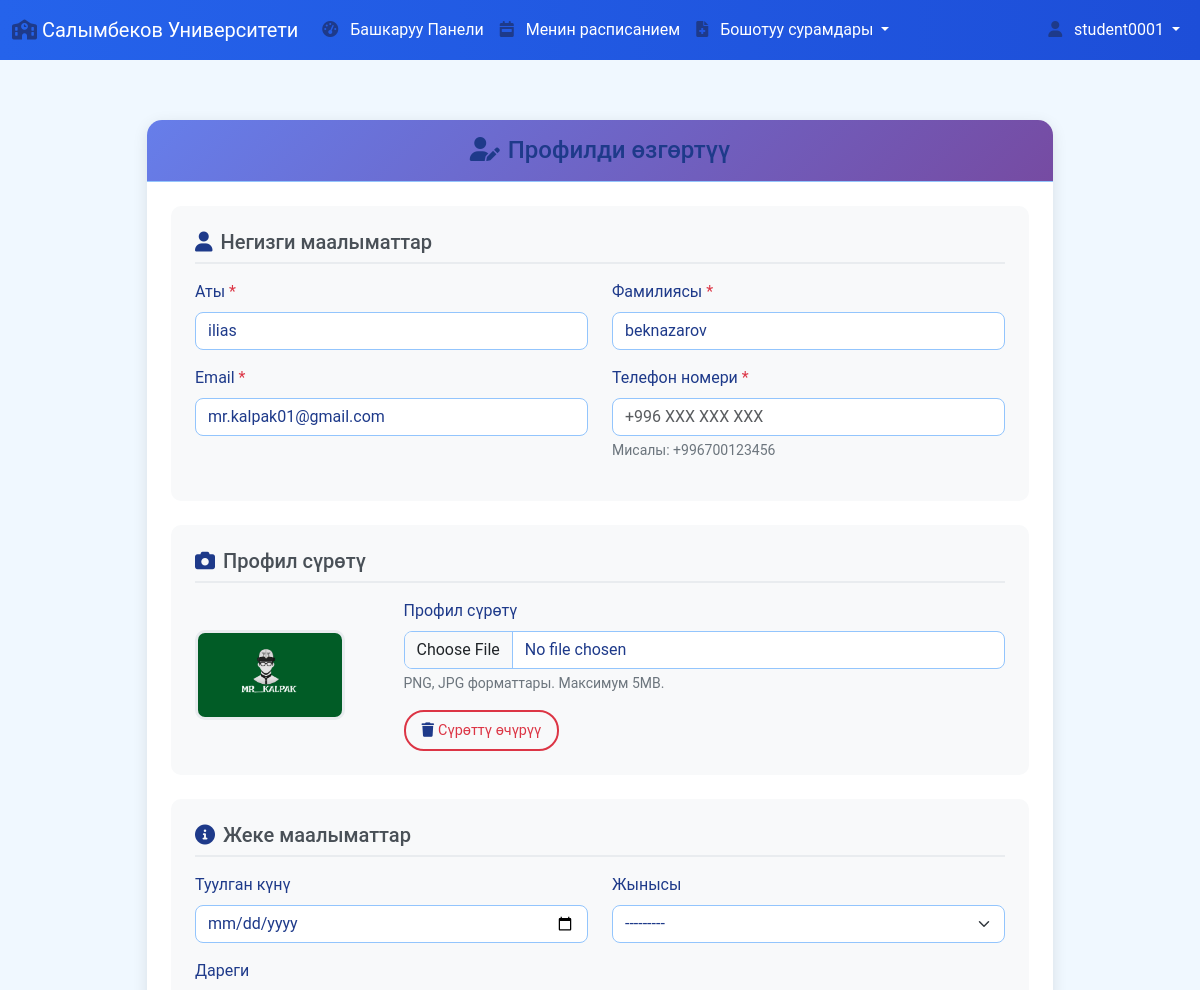
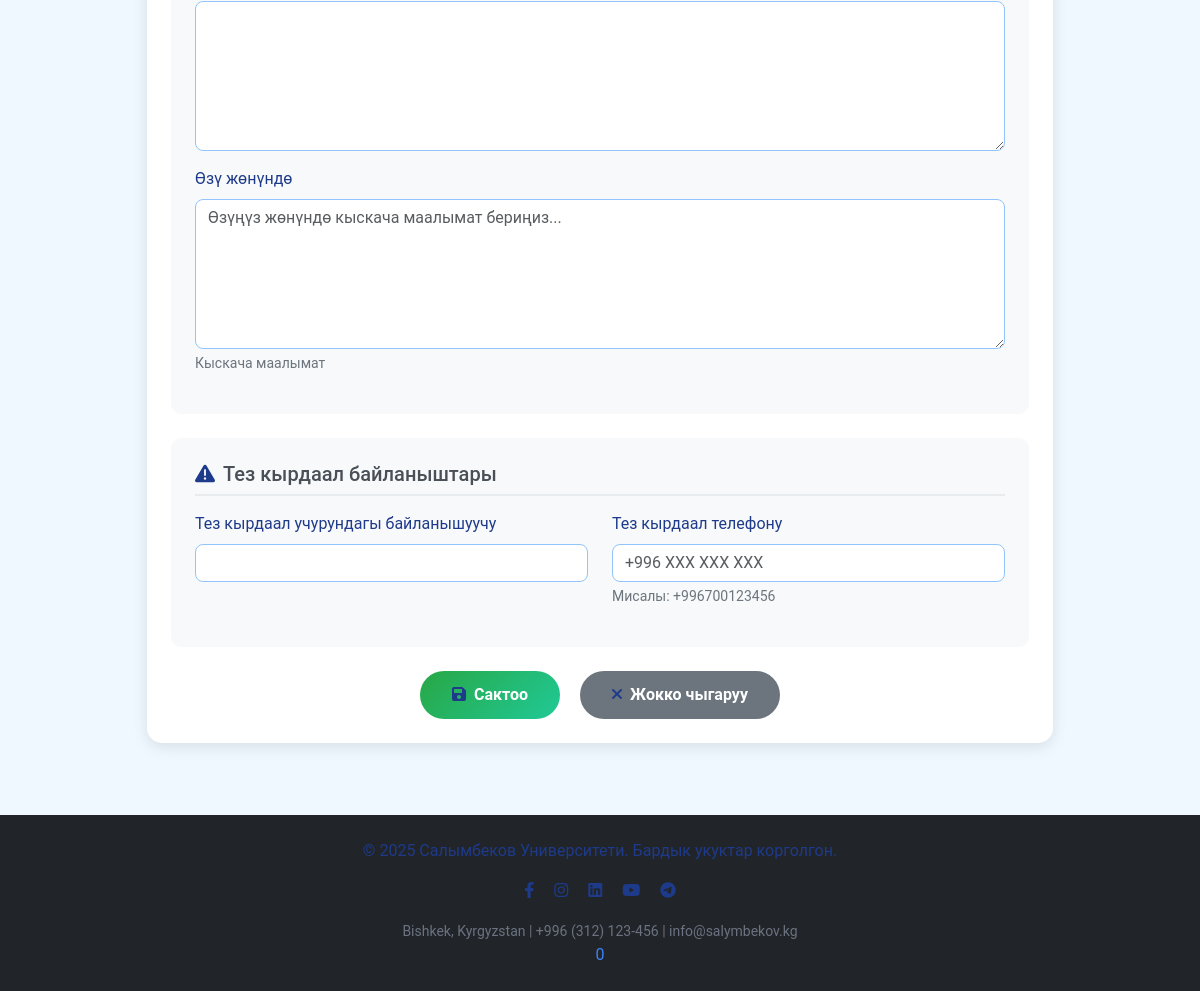
Screenshot of /ky/profile/edit/ (signed in) with the database file from the repository (2 pictures, top to bottom).
### core/models.py (models this page shows, shortened)
class UserProfile(models.Model):
    ROLE_CHOICES = (
        ('ADMIN', 'Админ'),
        ('MANAGER', 'Менеджер'),
        ('TEACHER', 'Мугалим'),
        ('STUDENT', 'Студент'),
        ('PARENT', 'Ата-энелер'),
    )
    GENDER_CHOICES = (
        ('M', 'Эркек'),
        ('F', 'Аял'),
        ('O', 'Башка'),
    )
    user = models.OneToOneField(User, on_delete=models.CASCADE)
    role = models.CharField(max_length=20, choices=ROLE_CHOICES, default='STUDENT')
    students = models.ManyToManyField('Student', blank=True, related_name='student_profiles')
    profile_photo = models.ImageField(upload_to='profile_photos/', blank=True, null=True, verbose_name='Профил сүрөтү')
    phone_number = models.CharField(max_length=20, blank=True, null=True, verbose_name='Телефон номери')
    birth_date = models.DateField(blank=True, null=True, verbose_name='Туулган күнү')
    gender = models.CharField(max_length=1, choices=GENDER_CHOICES, blank=True, null=True, verbose_name='Жынысы')
    address = models.TextField(blank=True, null=True, verbose_name='Дареги')
    bio = models.TextField(blank=True, null=True, verbose_name='Өзү жөнүндө', help_text='Кыскача маалымат')
    emergency_contact_name = models.CharField(max_length=100, blank=True, null=True, verbose_name='Тез кырдаал учурундагы байланышуучу')
    emergency_contact_phone = models.CharField(max_length=20, blank=True, null=True, verbose_name='Тез кырдаал телефону')
    created_at = models.DateTimeField(auto_now_add=True, null=True, blank=True)
    updated_at = models.DateTimeField(auto_now=True, null=True, blank=True)
    is_profile_complete = models.BooleanField(default=False, verbose_name='Профил толтурулганбы')
    class Meta:
        verbose_name = 'Колдонуучу профили'
        verbose_name_plural = 'Колдонуучулардын профилдери'

### core/views.py (the view)
# urls.py: path('profile/edit/', views.profile_edit, name='profile_edit'),
@login_required
def profile_edit(request):
    try:
        profile = request.user.userprofile
    except UserProfile.DoesNotExist:
        profile = UserProfile.objects.create(user=request.user)
    if request.method == 'POST':
        user_form = UserUpdateForm(request.POST, instance=request.user)
        profile_form = UserProfileForm(request.POST, request.FILES, instance=profile)
        if user_form.is_valid() and profile_form.is_valid():
            user_form.save()
            profile_form.save()
            profile.check_profile_completeness()
            messages.success(request, 'Профилиңиз ийгиликтүү жаңыртылды!')
            return redirect('profile_view')
    else:
        user_form = UserUpdateForm(instance=request.user)
        profile_form = UserProfileForm(instance=profile)
    context = {
        'user_form': user_form,
        'profile_form': profile_form,
        'profile': profile,
    }
    return render(request, 'profile/profile_edit.html', context)

### templates/profile/profile_edit.html (shortened to what this page needs)
{% extends 'base.html' %}
{% load static %}
{% block content %}
<div class="container py-4">
    <div class="row justify-content-center">
        <div class="col-lg-10">
            <div class="card edit-card">
                <div class="card-header text-center py-3">
                    <h4 class="mb-0"><i class="fas fa-user-edit me-2"></i>Профилди өзгөртүү</h4>
                </div>
                <div class="card-body p-4">
                    <form method="post" enctype="multipart/form-data" id="profileForm">
                        <div class="form-section">
                            <h5><i class="fas fa-user me-2"></i>Негизги маалыматтар</h5>
                            <div class="row">
                                <div class="col-md-6">
                                    <div class="mb-3">
                                        <label for="{{ user_form.first_name.id_for_label }}" class="form-label">
                                            {{ user_form.first_name.label }} <span class="required-field">*</span>
                                        </label>
                                        {{ user_form.first_name }}
                                    </div>
                                </div>
                                <div class="col-md-6">
                                    <div class="mb-3">
                                        <label for="{{ user_form.last_name.id_for_label }}" class="form-label">
                                            {{ user_form.last_name.label }} <span class="required-field">*</span>
                                        </label>
                                        {{ user_form.last_name }}
                                    </div>
                                </div>
                            </div>
                            <div class="row">
                                <div class="col-md-6">
                                    <div class="mb-3">
                                        <label for="{{ user_form.email.id_for_label }}" class="form-label">
                                            {{ user_form.email.label }} <span class="required-field">*</span>
                                        </label>
                                        {{ user_form.email }}
                                    </div>
                                </div>
                                <div class="col-md-6">
                                    <div class="mb-3">
                                        <label for="{{ profile_form.phone_number.id_for_label }}" class="form-label">
                                            {{ profile_form.phone_number.label }} <span class="required-field">*</span>
                                        </label>
                                        {{ profile_form.phone_number }}
                                        <div class="help-text">Мисалы: +996700123456</div>
                                    </div>
                                </div>
                            </div>
                        </div>
                        <div class="form-section">
                            <h5><i class="fas fa-camera me-2"></i>Профил сүрөтү</h5>
                            <div class="row align-items-center">
                                <div class="col-md-3">
                                    {% if profile.profile_photo %}
                                        <img src="{{ profile.profile_photo.url }}" alt="Current Photo" class="photo-preview" id="photoPreview">
                                    {% else %}
                                        <div class="photo-placeholder" id="photoPlaceholder">
                                            <i class="fas fa-camera"></i>
                                        </div>
                                    {% endif %}
                                </div>
                                <div class="col-md-9">
                                    <div class="mb-3">
                                        <label for="{{ profile_form.profile_photo.id_for_label }}" class="form-label">
                                            {{ profile_form.profile_photo.label }}
                                        </label>
                                        {{ profile_form.profile_photo }}
                                        <div class="help-text">PNG, JPG форматтары. Максимум 5MB.</div>
                                    </div>
                                    {% if profile.profile_photo %}
                                        <button type="button" class="btn btn-danger-outline btn-sm" onclick="deletePhoto()">
                                            <i class="fas fa-trash me-1"></i>Сүрөттү өчүрүү
                                        </button>
                                    {% endif %}
                                </div>
                            </div>
                        </div>
                        <div class="form-section">
                            <h5><i class="fas fa-info-circle me-2"></i>Жеке маалыматтар</h5>
                            <div class="row">
                                <div class="col-md-6">
                                    <div class="mb-3">
                                        <label for="{{ profile_form.birth_date.id_for_label }}" class="form-label">
                                            {{ profile_form.birth_date.label }}
                                        </label>
                                        {{ profile_form.birth_date }}
                                    </div>
                                </div>
                                <div class="col-md-6">
                                    <div class="mb-3">
                                        <label for="{{ profile_form.gender.id_for_label }}" class="form-label">
                                            {{ profile_form.gender.label }}
                                        </label>
                                        {{ profile_form.gender }}
                                    </div>
                                </div>
                            </div>
                            <div class="mb-3">
                                <label for="{{ profile_form.address.id_for_label }}" class="form-label">
                                    {{ profile_form.address.label }}
                                </label>
                                {{ profile_form.address }}
                            </div>
                            <div class="mb-3">
                                <label for="{{ profile_form.bio.id_for_label }}" class="form-label">
                                    {{ profile_form.bio.label }}
                                </label>
                                {{ profile_form.bio }}
                                <div class="help-text">{{ profile_form.bio.help_text }}</div>
                            </div>
                        </div>
                        <div class="form-section">
                            <h5><i class="fas fa-exclamation-triangle me-2"></i>Тез кырдаал байланыштары</h5>
                            <div class="row">
                                <div class="col-md-6">
                                    <div class="mb-3">
                                        <label for="{{ profile_form.emergency_contact_name.id_for_label }}" class="form-label">
                                            {{ profile_form.emergency_contact_name.label }}
                                        </label>
                                        {{ profile_form.emergency_contact_name }}
                                    </div>
                                </div>
                                <div class="col-md-6">
                                    <div class="mb-3">
                                        <label for="{{ profile_form.emergency_contact_phone.id_for_label }}" class="form-label">
                                            {{ profile_form.emergency_contact_phone.label }}
                                        </label>
                                        {{ profile_form.emergency_contact_phone }}
                                        <div class="help-text">Мисалы: +996700123456</div>
                                    </div>
                                </div>
                            </div>
                        </div>
                        <div class="text-center">
                            <button type="submit" class="btn btn-save me-3">
                                <i class="fas fa-save me-2"></i>Сактоо
                            </button>
                            <a href="{% url 'profile_view' %}" class="btn btn-cancel">
                                <i class="fas fa-times me-2"></i>Жокко чыгаруу
                            </a>
                        </div>
                    </form>
                </div>
            </div>
        </div>
    </div>
</div>
{% endblock %}

### templates/base.html (shortened to what this page needs)
{% load static %}
{% load i18n %}
<!DOCTYPE html>
<html lang="{% get_current_language as LANGUAGE_CODE %}{{ LANGUAGE_CODE }}">
<head>
    <link href="https://cdn.jsdelivr.net/npm/bootstrap@5.3.0/dist/css/bootstrap.min.css" rel="stylesheet" />
    <link rel="stylesheet" href="{% static 'css/style.css' %}" />
    <link rel="stylesheet" href="https://cdnjs.cloudflare.com/ajax/libs/font-awesome/6.0.0-beta3/css/all.min.css" />
</head>
<body>
    <nav class="navbar navbar-expand-lg navbar-dark bg-primary fixed-top" style="width: 100%;">
        <div class="container-fluid">
            <a class="navbar-brand" href="{% url 'home' %}">
                <i class="fas fa-school"></i>
                {% get_current_language as LANGUAGE_CODE %}
                {% if LANGUAGE_CODE == 'ky' %}{{ UNIVERSITY_INFO.name_ky }}
                {% elif LANGUAGE_CODE == 'ru' %}{{ UNIVERSITY_INFO.name_ru }}
                {% else %}{{ UNIVERSITY_INFO.name_en }}{% endif %}
            </a>
            <div class="collapse navbar-collapse" id="navbarNav">
                <ul class="navbar-nav me-auto mb-2 mb-lg-0">
                    {% if user.is_authenticated %}
                    <li class="nav-item">
                        <a class="nav-link" href="{% url 'dashboard' %}"><i class="fas fa-tachometer-alt"></i> {% trans "Dashboard" %}</a>
                    </li>
                    {% if user.userprofile.role == 'STUDENT' %}
                    <li class="nav-item">
                        <a class="nav-link" href="{% url 'student_schedule' %}"><i class="fas fa-calendar-week"></i> {% trans "My Schedule" %}</a>
                    </li>
                    {% else %}
                    <li class="nav-item">
                        <a class="nav-link" href="{% url 'universal_schedule' %}"><i class="fas fa-calendar-week"></i> {% trans "Schedule" %}</a>
                    </li>
                    {% endif %}
                    {% if user.userprofile.role == 'STUDENT' %}
                    <li class="nav-item dropdown">
                        <a class="nav-link dropdown-toggle" href="#" id="leaveDropdown" role="button" data-bs-toggle="dropdown" aria-expanded="false">
                            <i class="fas fa-file-medical"></i> {% trans "Leave Requests" %}
                        </a>
                    </li>
                    {% endif %}
                    {% endif %}
                </ul>
                {% if user.is_authenticated %}
                <ul class="navbar-nav ms-auto">
                    <li class="nav-item dropdown">
                        <a class="nav-link dropdown-toggle" href="#" id="userDropdown" role="button" data-bs-toggle="dropdown" aria-expanded="false">
                            <i class="fas fa-user"></i> {{ user.username }}
                        </a>
                    </li>
                </ul>
                {% endif %}
            </div>
        </div>
    </nav>
    <div class="container mt-5 pt-5" style="min-height: 68vh    ;">
        {% block content %}
        {% endblock %}
    </div>
    <footer class="bg-dark text-light text-center py-4 mt-5" style="width: 100%;">
        <div class="container">
            <p>
                {% get_current_language as LANGUAGE_CODE %}
                {% if LANGUAGE_CODE == 'ky' %}{{ FOOTER_CONFIG.copyright_text }}
                {% elif LANGUAGE_CODE == 'ru' %}{{ FOOTER_CONFIG.copyright_text_ru }}
                {% else %}{{ FOOTER_CONFIG.copyright_text_en }}{% endif %}
            </p>
            {% if FOOTER_CONFIG.show_social_links and SOCIAL_MEDIA %}
            <p>
                {% if SOCIAL_MEDIA.facebook %}<a href="{{ SOCIAL_MEDIA.facebook }}" class="text-light me-3" target="_blank"><i class="fab fa-facebook-f"></i></a>{% endif %}
                {% if SOCIAL_MEDIA.instagram %}<a href="{{ SOCIAL_MEDIA.instagram }}" class="text-light me-3" target="_blank"><i class="fab fa-instagram"></i></a>{% endif %}
                {% if SOCIAL_MEDIA.linkedin %}<a href="{{ SOCIAL_MEDIA.linkedin }}" class="text-light me-3" target="_blank"><i class="fab fa-linkedin"></i></a>{% endif %}
                {% if SOCIAL_MEDIA.youtube %}<a href="{{ SOCIAL_MEDIA.youtube }}" class="text-light me-3" target="_blank"><i class="fab fa-youtube"></i></a>{% endif %}
                {% if SOCIAL_MEDIA.telegram %}<a href="{{ SOCIAL_MEDIA.telegram }}" class="text-light" target="_blank"><i class="fab fa-telegram"></i></a>{% endif %}
            </p>
            {% endif %}
            {% if FOOTER_CONFIG.show_contact_info and UNIVERSITY_INFO %}
            <small class="text-muted">
                {{ UNIVERSITY_INFO.address }} | {{ UNIVERSITY_INFO.phone }} | {{ UNIVERSITY_INFO.email }}
            </small>
            {% endif %}
        </div>0
    </footer>
</body>
</html>

### rows the page displays
UserProfile: profile_photo (picture), gender "---------"

### other values shown
{{ UNIVERSITY_INFO.name_ky }} "Салымбеков Университети"
{{ user.username }} "student0001"
{{ user_form.first_name.label }} "Аты"
{{ user_form.last_name.label }} "Фамилиясы"
{{ user_form.email.label }} "Email"
{{ profile_form.phone_number.label }} "Телефон номери"
{{ profile_form.profile_photo.label }} "Профил сүрөтү"
{{ profile_form.birth_date.label }} "Туулган күнү"
{{ profile_form.gender.label }} "Жынысы"
{{ profile_form.address.label }} "Дареги"
{{ profile_form.bio.label }} "Өзү жөнүндө"
{{ profile_form.bio.help_text }} "Кыскача маалымат"
{{ profile_form.emergency_contact_name.label }} "Тез кырдаал учурундагы байланышуучу"
{{ profile_form.emergency_contact_phone.label }} "Тез кырдаал телефону"
{{ FOOTER_CONFIG.copyright_text }} "© 2025 Салымбеков Университети. Бардык укуктар корголгон."
